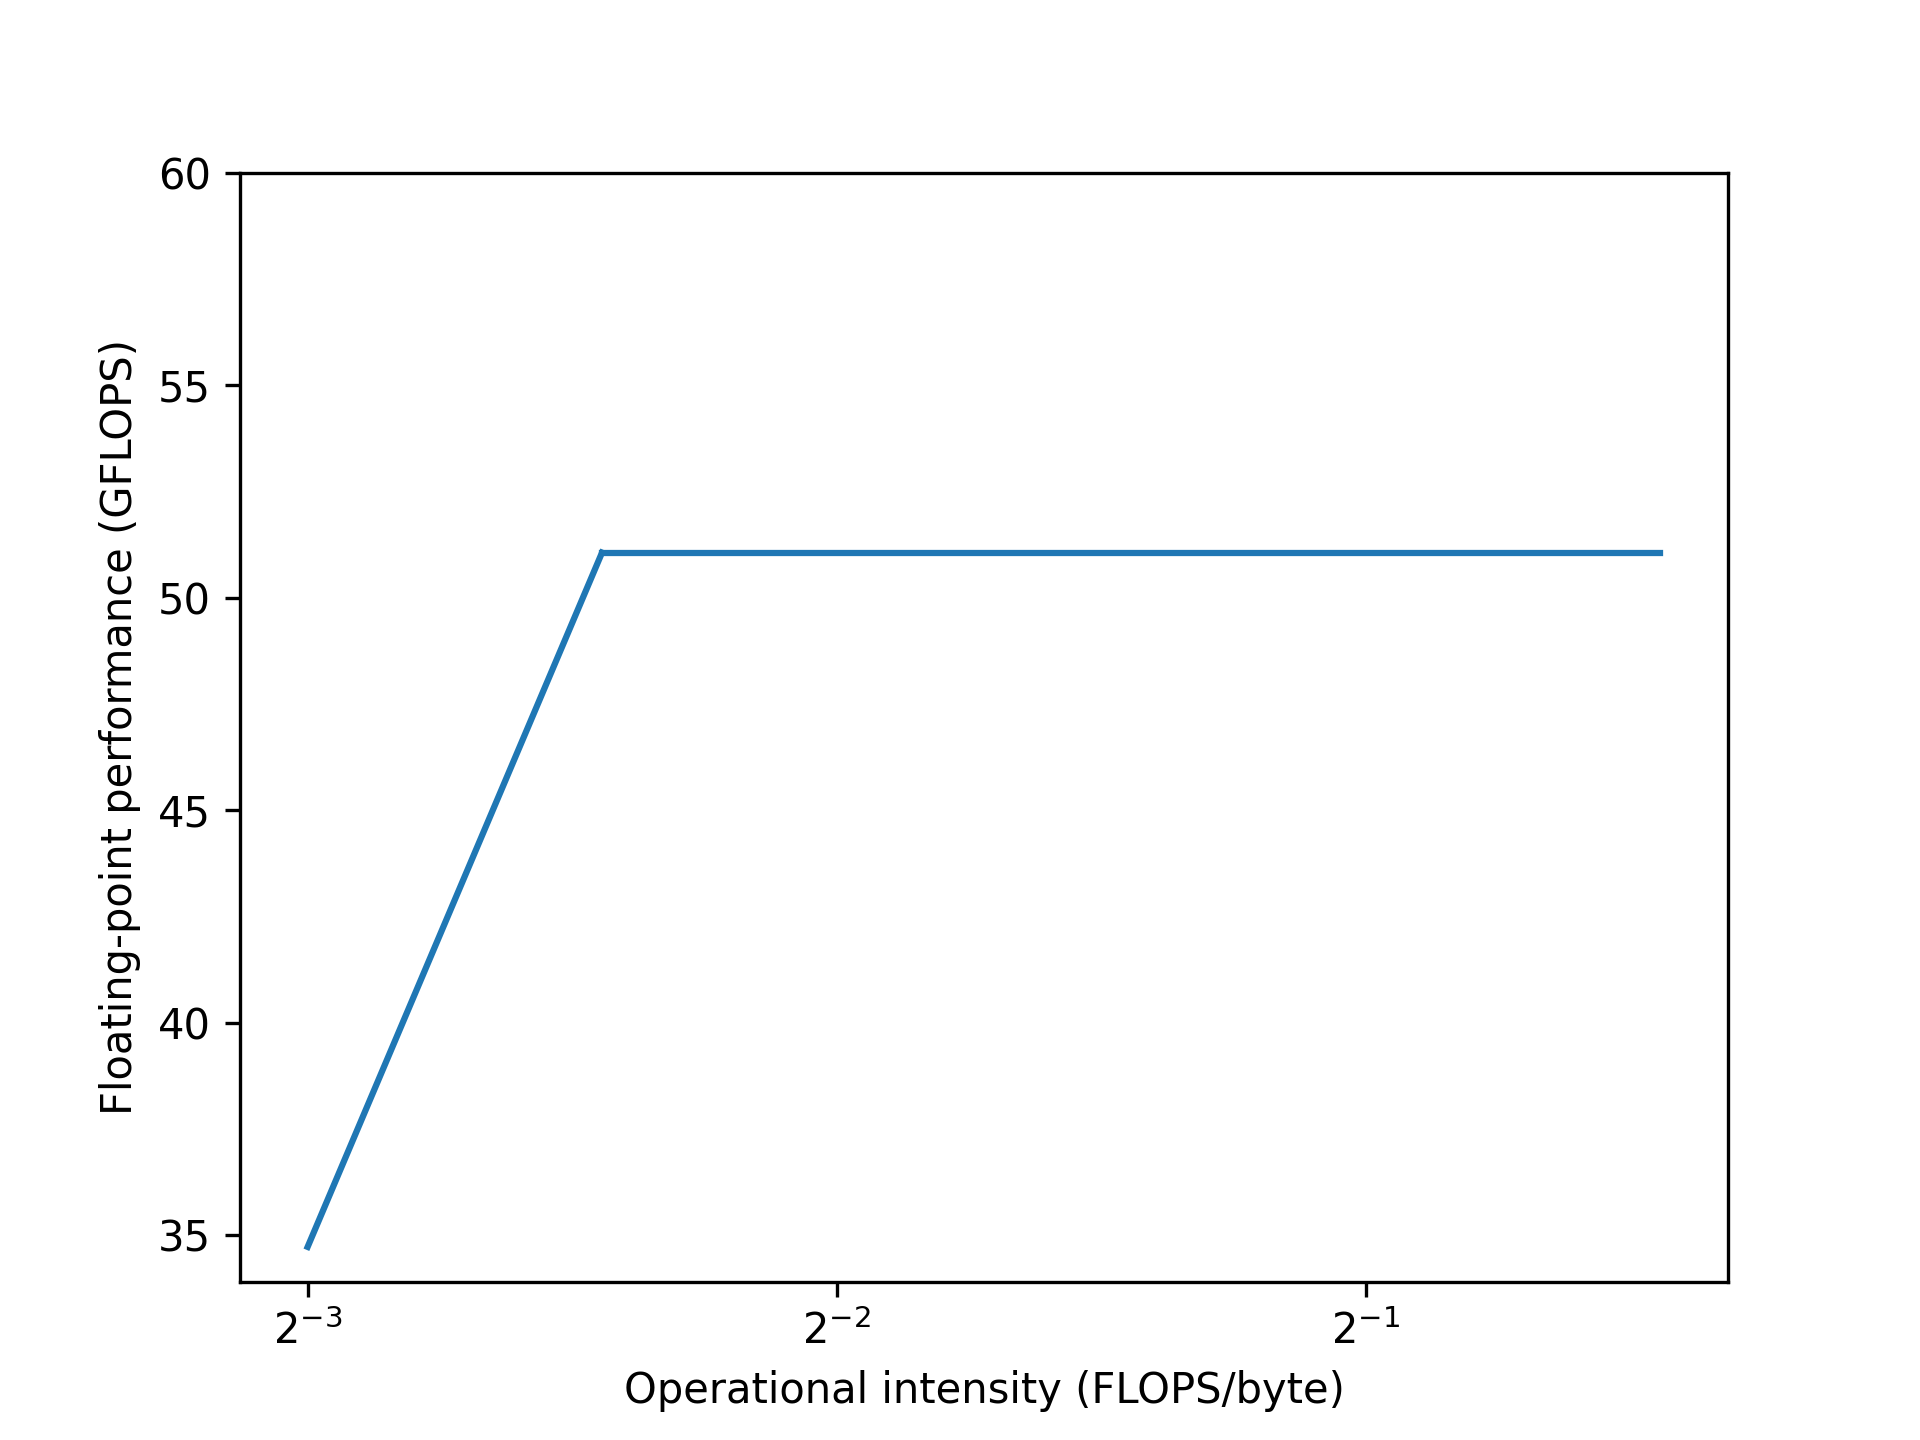

Source code (Python):
import matplotlib.pyplot as plt
import numpy as np

bandwidth = 277.8  # gbyte/s
gflops = 51.062  # gflops
# flops/byte
# -> bandwidth * operational intensity = gflops

break_point = gflops/bandwidth

print(f'{break_point}')
x1, y1 = [1/8, break_point], [1/8*bandwidth, gflops]
x2, y2 = [break_point, 4*break_point], [gflops, gflops]

fig, ax = plt.subplots()
ax.plot(x1, y1, x2, y2, color='tab:blue')

plt.xlabel('Operational intensity (FLOPS/byte)')
plt.ylabel('Floating-point performance (GFLOPS)')

ax.set_xscale('log', base=2)
plt.ylim(top=60)
plt.savefig('roofline.png', dpi=300)
plt.title("Roofline")
plt.show()
